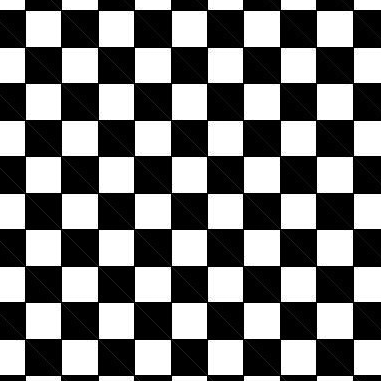
%> input picture ECE590-image-processing/class-note-snippets/plate.png, 381 x 381 px
$ octave image_fft2_rotate_test.m   (GNU Octave 9; MATLAB toolbox functions it lacks are replaced by stand-ins)
%> lines starting %> are read from the running program, lines starting %| are printed output that depends on the picture
% I = imread('cameraman.png');
I = imread('plate.png');
%> I is the input picture: size 381x381 uint8; min 0, max 255, mean 121.1
% [X, Y] = meshgrid(1:256, 1:256);
% I = sin((X + Y) / pi);

theta = 45;
c = cos(theta);
s = sin(theta);

f_I = fft2(I);
J = I;
% [5 lines of commented-out code are left out]

J = imrotate(I, theta, 'crop');
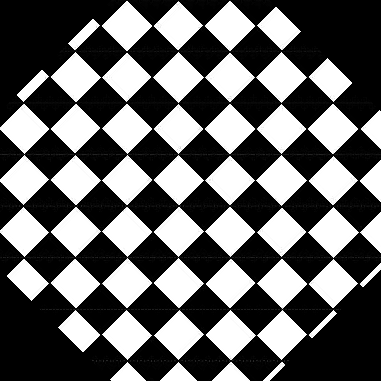
%> J: size 381x381 uint8; min 0, max 255, mean 99.8
% imagesc(J);axis equal off; colormap gray;
figure();
subplot(121)
imagesc(I);axis equal off; colormap gray;
subplot(122)
imagesc(J);axis equal off; colormap gray;

f_J = fft2(J);

figure();
subplot(121);
imagesc(log(abs(f_I)));axis equal off; colormap gray;
subplot(122);
imagesc(log(abs(f_J)));axis equal off; colormap gray;
%> after `colormap gray`:
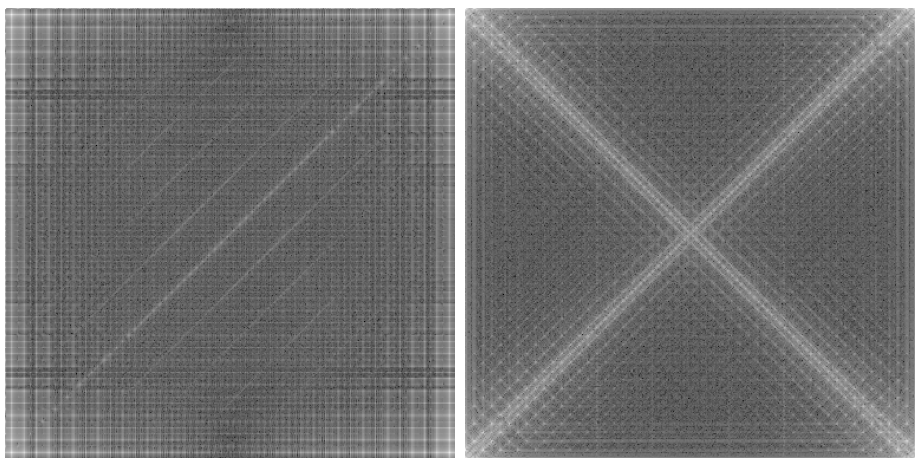
%> figure redrawn from the program's plot data, 2 panels
